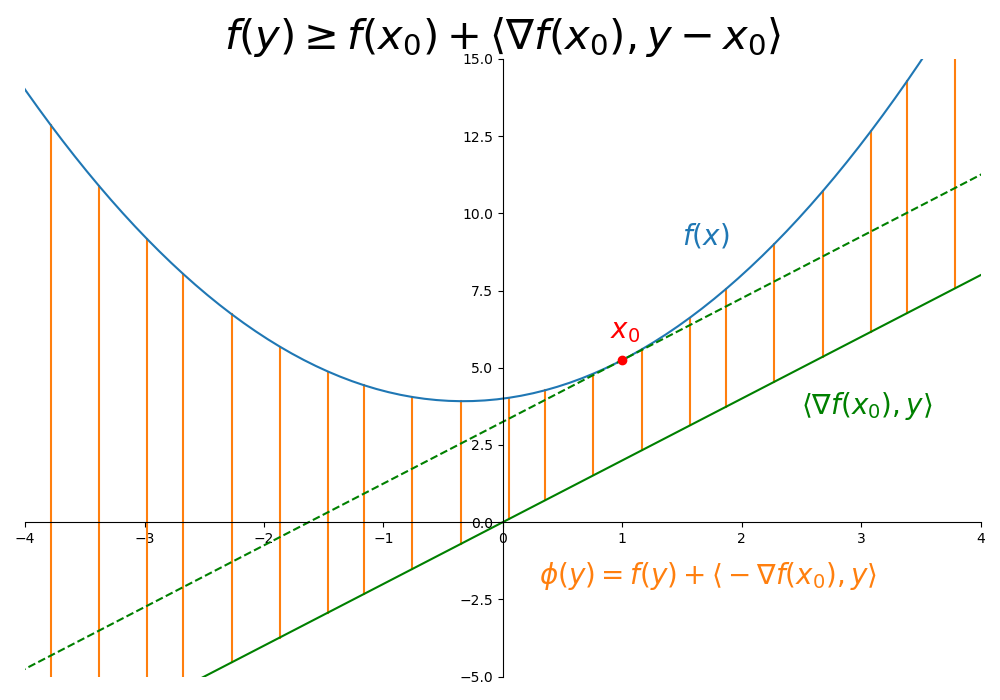

Here is the Python script that generated this plot:
import matplotlib.pyplot as plt
import numpy as np
import os


def f(x):
    return 0.75 * x**2 + 0.5 * x + 4


def fPrime(x):
    return 1.5 * x + 0.5


x = np.linspace(-5, 5, 100)
y = f(x)
fig = plt.figure(figsize=(10, 7))
ax = fig.add_subplot(111)

for idx in np.linspace(5, 95, 25):
    x0 = x[int(idx)]
    plt.plot([x0, x0], [fPrime(1) * x0, f(x0)], "tab:orange")

plt.plot(x, y)
plt.plot(x, fPrime(1) * (x - 1) + f(1), "g--")
plt.plot(x, fPrime(1) * x, "g-")
plt.plot(1, f(1), "ro")

ax.annotate(r"$f(x)$", xy=(1.5, 9), fontsize=20, color="tab:blue")
ax.annotate(
    r"$\langle \nabla f(x_0), y \rangle$", xy=(2.5, 3.5), fontsize=20, color="green"
)
ax.annotate(
    r"$\phi(y) = f(y) + \langle -\nabla f(x_0), y \rangle$",
    xy=(0.3, -2),
    fontsize=20,
    color="tab:orange",
)
ax.annotate(
    "$x_0$",
    xy=(0.9, f(1) + 0.7),
    fontsize=20,
    color="red",
)

ax.spines["right"].set_color("none")
ax.spines["top"].set_color("none")
ax.xaxis.set_ticks_position("bottom")
ax.spines["bottom"].set_position(("data", 0))
ax.yaxis.set_ticks_position("left")
ax.spines["left"].set_position(("data", 0))

plt.xlim(-4, 4)
plt.ylim(-5, 15)
plt.title(r"$f(y) \geq f(x_0) + \langle \nabla f(x_0), y-x_0 \rangle$", fontsize=30)

plt.tight_layout()
plt.savefig(os.path.basename(__file__).replace(".py", ".png"))
